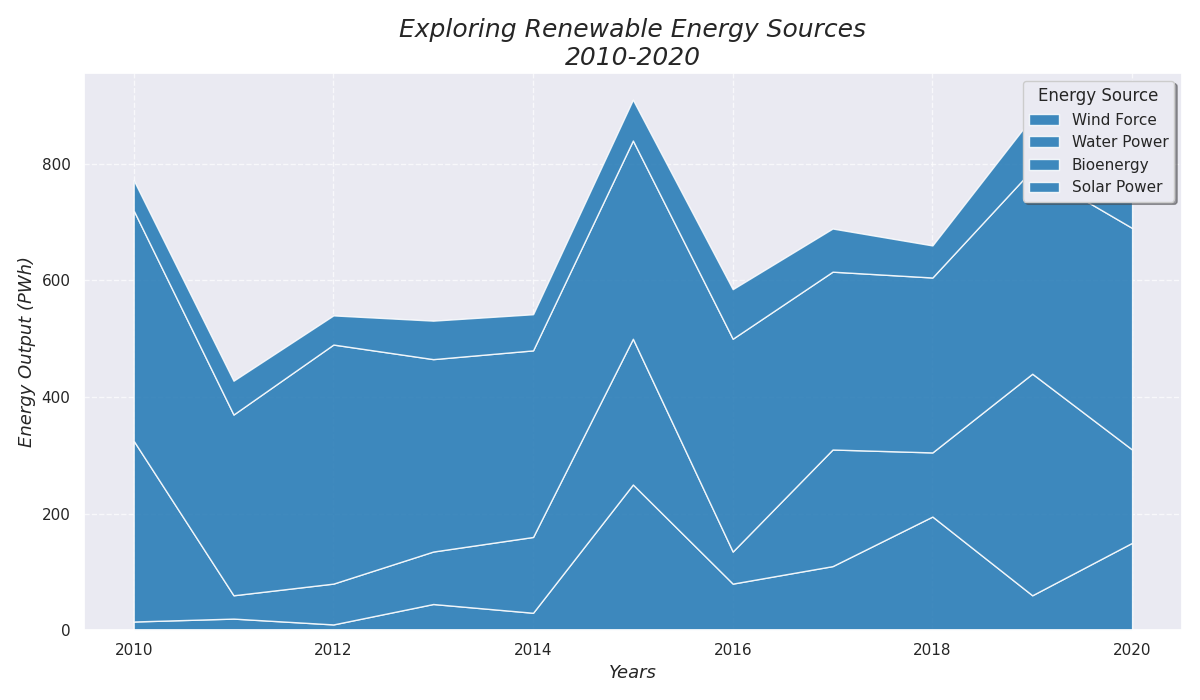

Recreate this plot in Python.
import matplotlib.pyplot as plt
import numpy as np

years = np.arange(2010, 2021)

solar = np.array([15, 20, 10, 45, 30, 250, 80, 110, 195, 60, 150])
wind = np.array([310, 40, 70, 90, 130, 250, 55, 200, 110, 380, 160])
hydroelectric = np.array([395, 310, 410, 330, 320, 340, 365, 305, 300, 350, 380])
biomass = np.array([52, 58, 50, 66, 62, 70, 85, 74, 55, 90, 79])

plt.figure(figsize=(12, 7))

# Apply a single color across all data groups.
plt.stackplot(years, solar, wind, hydroelectric, biomass, 
              labels=['Wind Force', 'Water Power', 'Bioenergy', 'Solar Power'],
              colors=['#1f77b4'], # single consistent color
              alpha=0.85)

plt.title("Exploring Renewable Energy Sources\n2010-2020", fontsize=18, style='italic')
plt.xlabel("Years", fontsize=13, style='oblique')
plt.ylabel("Energy Output (PWh)", fontsize=13, style='oblique')

plt.legend(loc='upper right', fontsize=11, title='Energy Source', shadow=True, frameon=True)
plt.grid(visible=True, linestyle='--', alpha=0.7)
plt.tight_layout()

plt.show()
